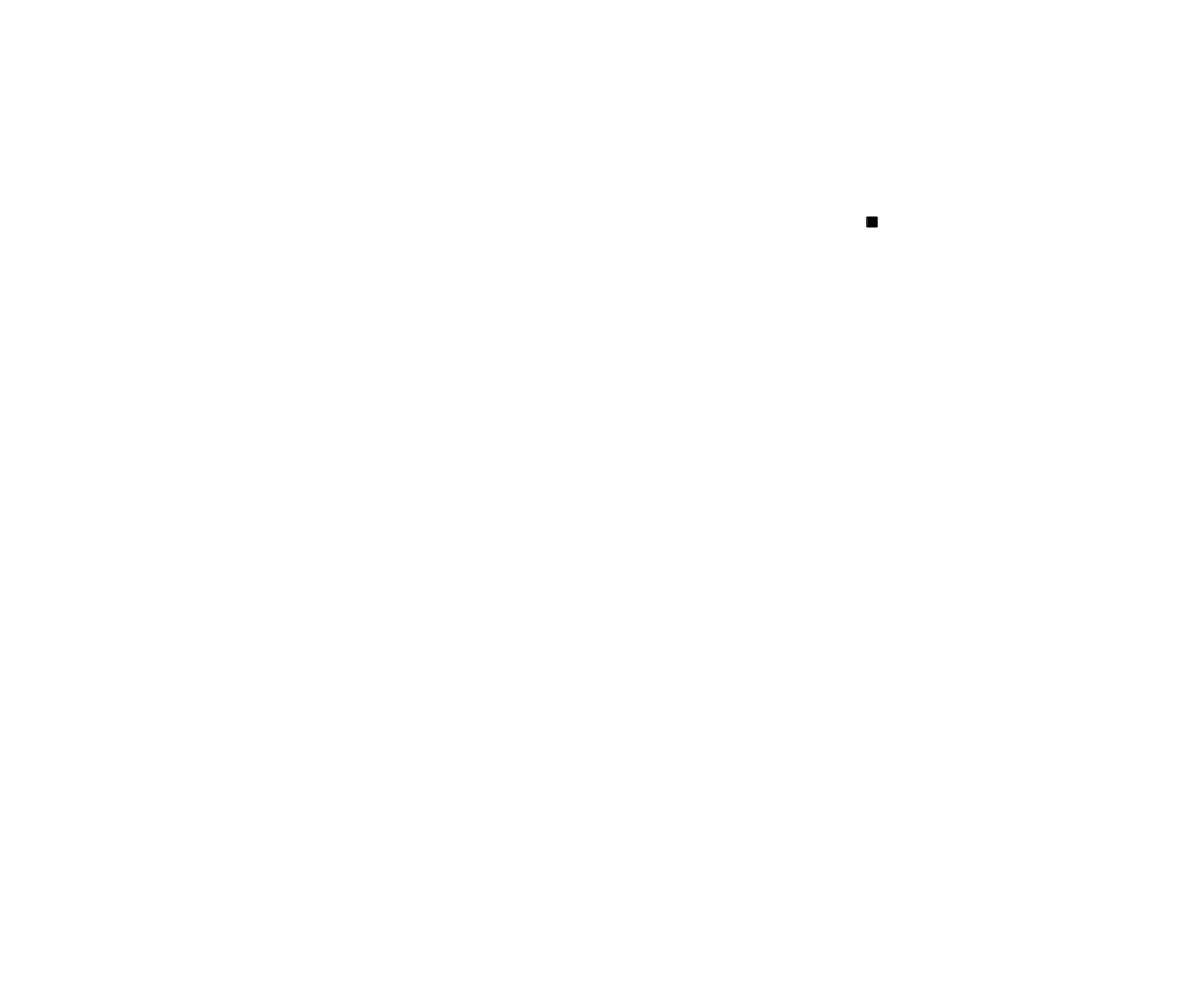
Frame 1 (no input)
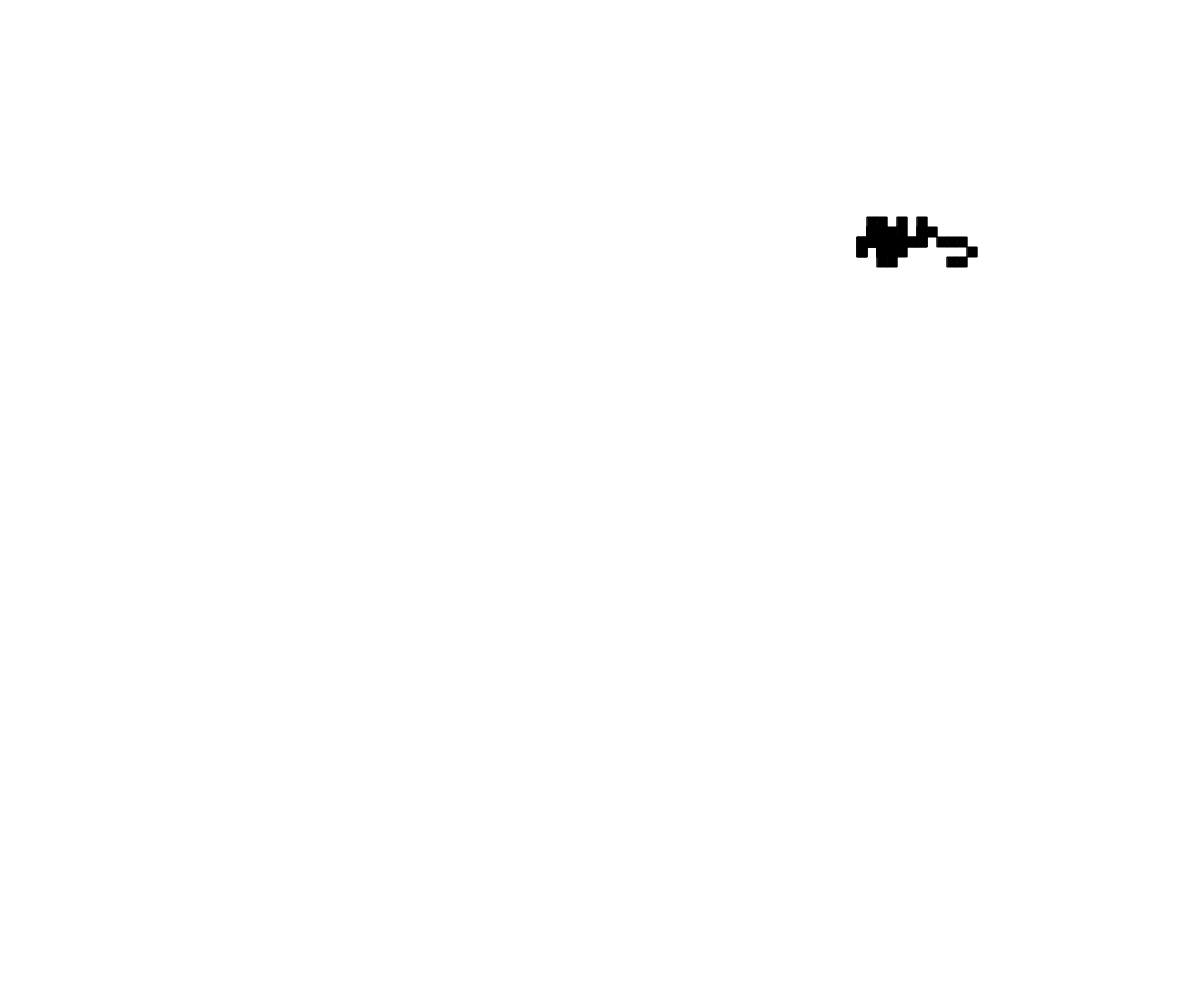
Frame 60 (no input)
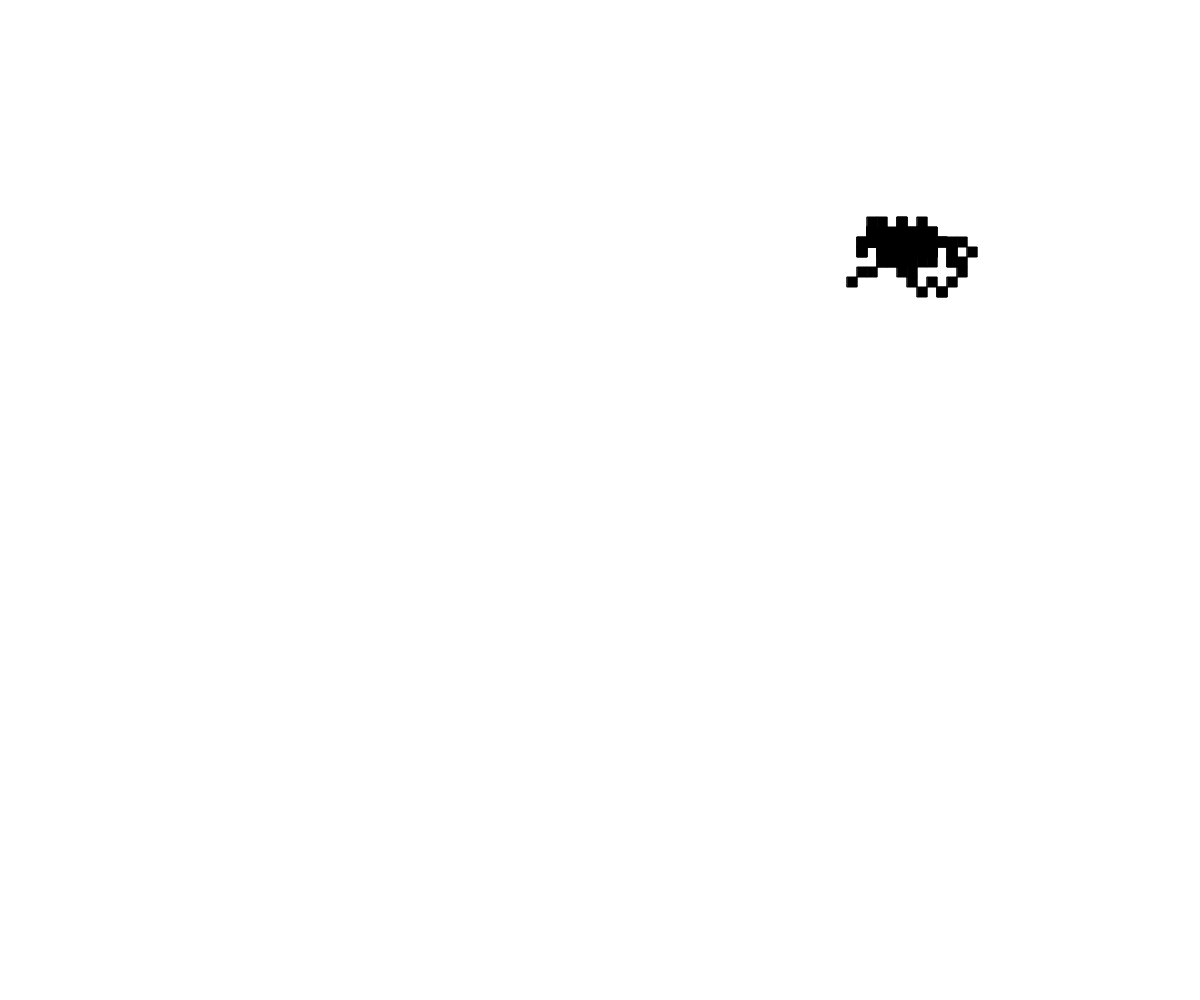
Frame 120 (the mouse pressed at the canvas centre since frame 60)

The p5.js sketch that drew these frames (run headless with seeded random() and noise() and a simulated clock; from frame 60 on, the mouse is pressed at the canvas centre):

// p5.js sketch
// ── sketch.js
let walker;
let wd=10;
function setup() {
  createCanvas(windowWidth, windowHeight);
   background(255);
  walker=  new Walker(random(width/wd)*wd,random(height/wd)*wd);
}

function draw() {
   
  walker.move();
  walker.show();
}
class Walker{
 constructor(x,y){
 this.x=x;
 this.y=y;
 this.wd=wd;
 }
  move(){
    let ok=1;
  while(ok){
  let di=[-this.wd,-this.wd,0,this.wd,this.wd,this.wd,0,-this.wd];
  let dj=[0,this.wd,this.wd,this.wd,0,-this.wd,-this.wd,-this.wd];
  let a=random(di);
  let b=random(dj);
  if(this.x+a<=width && this.x+a>=0 && this.y+b>=0 && this.y+b<=height ){
  this.x+=a;
  this.y+=b; 
  ok=0;
  }
}
}
  show(){
    fill(0);
    rect(this.x,this.y,this.wd,this.wd);
  }
}
